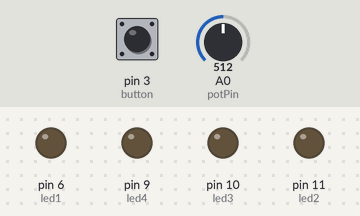
Bench run of a sketch on a simulated Arduino Uno, built with avr-gcc and run on an emulated ATmega328P. Shown: output pins drawn as LEDs (lit = HIGH). Dashed ring = blinking. The test bench sets the inputs (shaded band); at power-on: pin 3 (button) LOW, A0 (potPin) = 512.

Above: at 1.2 s.
1.3 s: pin 3 (button) pulled HIGH for 0.15 s
At 2.4 s:
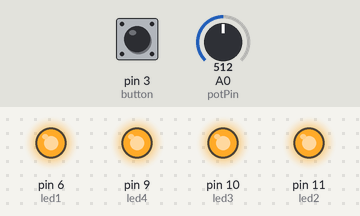
2.9 s: pin 3 (button) pulled HIGH for 1 s
At 3.12 s:
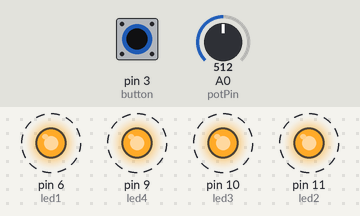
5.9 s: pin 3 (button) pulled HIGH for 0.15 s
8.9 s: pin 3 (button) pulled HIGH for 3.2 s
At 9.15 s:
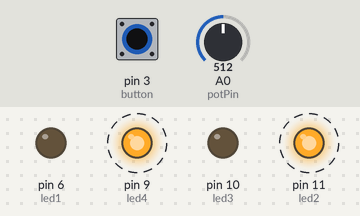
13.6 s: pin 3 (button) pulled HIGH for 0.15 s
15.2 s: pin 3 (button) pulsed HIGH 5 times (0.12 s each, 0.3 s apart)
At 16.56 s:
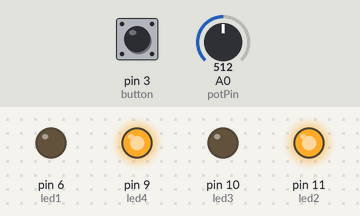
Timing chart, 0 to 19.2 s (numbered marks = the images above; inputs shaded):
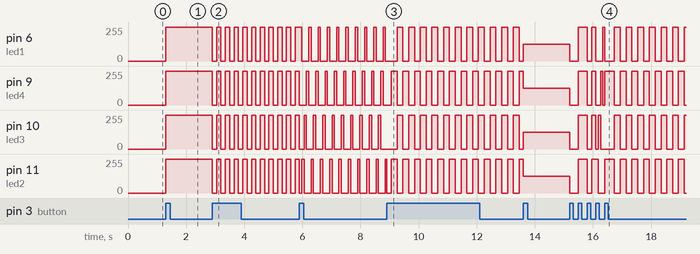

The sketch:

BikeLight.ino
```cpp
//Defining pins for LEDs, button, and POT
const byte led1 = 6;
const byte led2 = 11;
const byte led3 = 10;
const byte led4 = 9;
const byte button = 3;
const byte potPin = 0;

//Defining initial states
int value, value1, counter, time1, time2, countTime1, countTime2, var = 0;
int ledState1 = HIGH; //HIGH, or 1, turns light on
int ledState2 = 0; //LOW, or 0, turns light off
int states[] = {HIGH, LOW, LOW, LOW};
int statesSwitch[4];
int potState = 0;

void setup() {
  Serial.begin(9600); //"sets date rate in bits per second for sereal data transmission"

 //initializes pins as inputs (POT) or outputs (LEDs)
  pinMode(led1, OUTPUT);
  pinMode(led2, OUTPUT);
  pinMode(led3, OUTPUT);
  pinMode(led4, OUTPUT);
  pinMode(button, INPUT);
}

void loop() {
  value1 = digitalRead(button);
  countTime2 = millis(); //creating clock to keep track fo time sense start

  if (value<value1) { //if button state goes from 0 to 1, aka is pressed
    countTime2 = millis(); //start another clock here
    if (countTime2 - countTime1 > 100) { //if 100 milliseconds has passed, aka the first clock is 100 larger than the second clock
                                         //This ensure that button won't accidentaly register multiple clicks with one press
      counter++; //tells how many times button was pressed
      countTime1 = countTime2;
    }
  }

  value = value1; //updates the state of the button

  counter = counter%6; //determines which light state case should be run

  switch (counter) {
    case 1: //all lights on
      digitalWrite(led1, HIGH);
      digitalWrite(led2, HIGH);
      digitalWrite(led3, HIGH);
      digitalWrite(led4, HIGH);
      break;
    case 2: //all lights blinking
      time2 = millis();
      if (time2-time1 >= 150){ //switch state every 150 milliseconds
        time1 = time2;

        if (ledState1 == LOW) //determine if lights are on or off to determine new state
          ledState1 = HIGH;
        else
          ledState1 = LOW;
      }

      digitalWrite(led1, ledState1);
      digitalWrite(led2, ledState1);
      digitalWrite(led3, ledState1);
      digitalWrite(led4, ledState1);
      break;
    case 3: //scrolling lights
      time2 = millis();
      if (time2-time1 >= 80){ //switch state every 80 milliseconds
        time1 = time2;

        var = states[3]; //turn one light after another on then off, create scrolling effect
        states[3] = states[2];
        states[2] = states[1];
        states[1] = states[0];
        states[0] = var;
      }

      digitalWrite(led1, states[0]);
      digitalWrite(led2, states[1]);
      digitalWrite(led3, states[2]);
      digitalWrite(led4, states[3]);

      break;
    case 4: //alternating every other on/off (1&3 same state, 2&4 same state
      time2 = millis();
      if (time2-time1 >= 200){ //state change every 200 milliseconds
        time1 = time2;

        if (ledState1 == LOW) { //change two state, state of LED1&3 and opposite state of LED2&4
          ledState1 = HIGH;
          ledState2 = LOW;
        }
        else {
          ledState1 = LOW;
          ledState2 = HIGH;
        }

        //hold states in an array
        statesSwitch[0] = ledState2;
        statesSwitch[1] = ledState1;
        statesSwitch[2] = ledState2;
        statesSwitch[3] = ledState1;
      }

      digitalWrite(led1, statesSwitch[0]);
      digitalWrite(led2, statesSwitch[1]);
      digitalWrite(led3, statesSwitch[2]);
      digitalWrite(led4, statesSwitch[3]);
      break;
      break;
    case 5: //all lights on, use POT to determine brightness of lights
      potState = analogRead(potPin); //reads POT state
      potState = map(potState, 0, 1023, 0, 255); //maps POT input of 0 to 1023 to led output of 0 to 255
      analogWrite(led1, potState);
      analogWrite(led2, potState);
      analogWrite(led3, potState);
      analogWrite(led4, potState);
      break;
    default: //all lights off
      digitalWrite(led1, LOW);
      digitalWrite(led2, LOW);
      digitalWrite(led3, LOW);
      digitalWrite(led4, LOW);
      break;
  }

}
```

Measured:
- after the input at 1.3 s, pin 6 (led1), pin 9 (led4), pin 10 (led3), pin 11 (led2): 0/255 → 255/255 at once
- after the input at 2.9 s, pin 6 (led1), pin 9 (led4), pin 10 (led3), pin 11 (led2): alternates 255/255 for 0.15 s and 0/255 for 0.15 s, starting at once
- after the input at 15.2 s, pin 6 (led1): 127/255 → 0/255 at once, → 255/255 0.30 s later, → 0/255 0.30 s later, → 255/255 0.15 s later, … (20 changes in this stretch); pin 9 (led4): 127/255 → 0/255 at once, → 255/255 0.30 s later, → 0/255 0.30 s later, → 255/255 0.15 s later, … (21 changes in this stretch)
